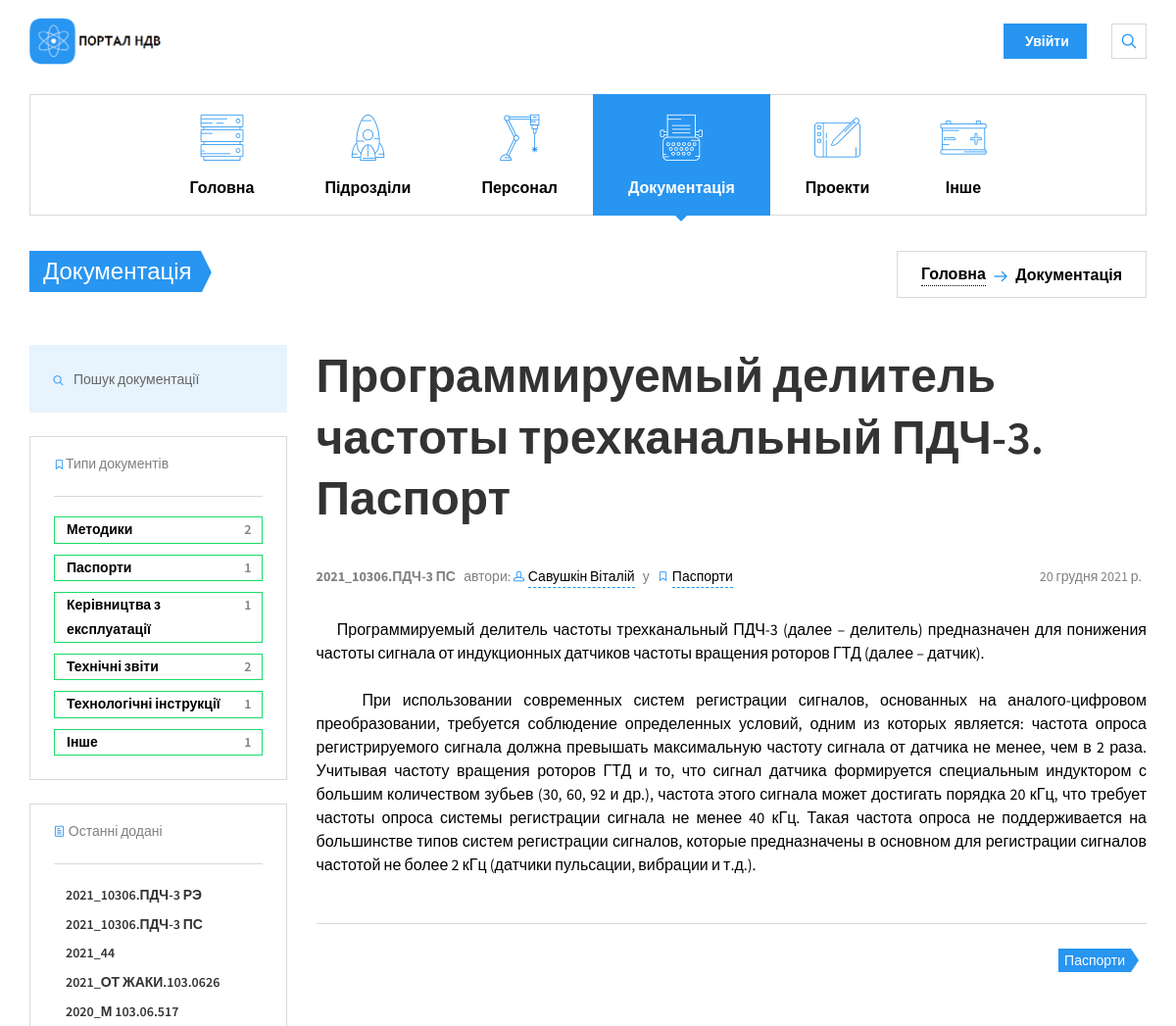
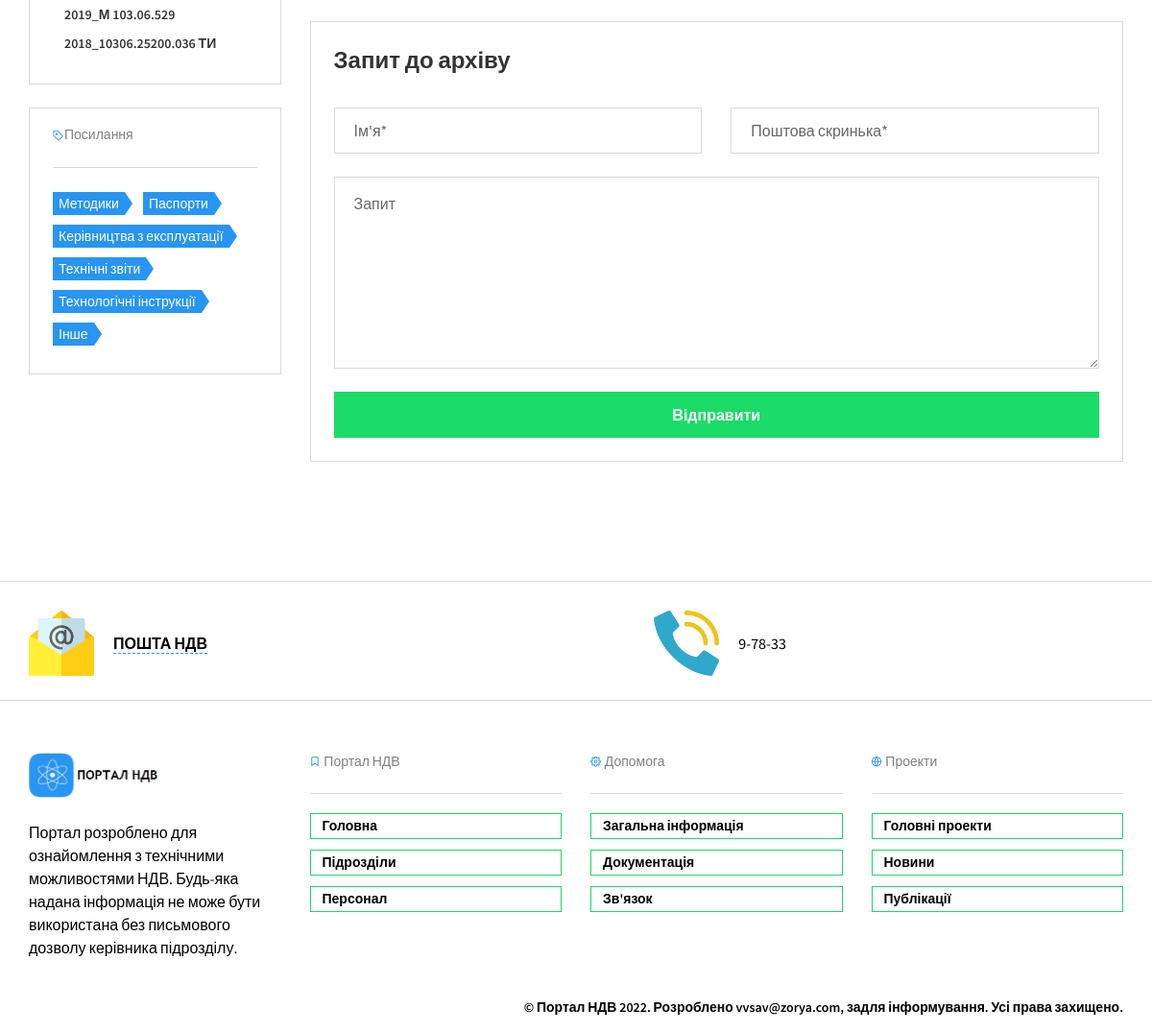
The app's page /docs/programmiruemyj-delitel-chastoty-trehkanalnyj-pdch-3-pasport/ with its own data (2 pictures, top to bottom).
### nio_app/models.py (models this page shows, shortened)
class Main(models.Model):
    name = models.CharField(max_length=200, help_text='не більше ніж 200 символів',
                            verbose_name='Назва підрозділу')
    abr = models.CharField(max_length=10, help_text='не більше ніж 10 символів',
                           verbose_name='Абрівіатура підрозділу')
    slug = models.SlugField(max_length=200, unique=True, verbose_name='URL', db_index=True)
    divisions = models.ManyToManyField('Divisions', verbose_name='Підрозділи')
    description = models.TextField(max_length=5000, help_text='Введіть короткий опис підрозділу',
                                   verbose_name='Опис підрозділу')
    num_staff = models.IntegerField(verbose_name='Кількість персоналу', null=True, blank=True)
    num_projects = models.IntegerField(verbose_name='Кількість проектів', null=True, blank=True)
    num_docs = models.IntegerField(verbose_name='Загальна кількість документації', null=True, blank=True)
    boss = models.CharField(max_length=200, help_text='не більше ніж 200 символів',
                            verbose_name='ПІБ керівника')
    photo = models.ImageField(upload_to="workers_foto/", verbose_name="Фото")
    objects = models.Manager()
    """Визначення загальної кількості персоналу"""
    def staff(self):
        num = 0
        for d in self.divisions.all():
            if d.num_staff:
                num += d.num_staff
                self.num_staff = num
            else:
                self.num_staff = 0
        return self.num_staff
    staff.short_description = 'Загальна кількість персоналу'
    class Meta:
        verbose_name = 'Загальна інфо'
        verbose_name_plural = 'Загальна інфо'

class Documents(models.Model):
    CHOICES_DOC_TYPE = (
        ("M", "Методики"), ("P", "Паспорти"), ("KE", "Керівництва з експлуатації"), ("TD", "Техничні довідки"),
        ("ZT", "Технічні звіти"), ("TI", "Технологічні інструкції"), ("I", "Інше"), (None, "Тип"))
    CHOICES_STATUS = (("Р", "Розробка"), ("У", "Узгодження"), ("В", "Впроваджено"), (None, "Статус"))
    year = models.CharField(max_length=4, help_text="Введіть рік випуску",
                            verbose_name="Рік випуску", null=True)
    number = models.CharField(max_length=20, help_text="Введіть номер документу",
                            verbose_name="Номер документа", null=True)
    name = models.CharField(max_length=500, help_text="Введіть назву документу",
                            verbose_name="Назва документа")
    description = models.TextField(max_length=5000, help_text='Введіть короткий опис документа (мета)',
                                   verbose_name='Опис документа', null=True)
    slug = models.SlugField(max_length=500, unique=True, verbose_name='URL', db_index=True)
    div = models.ForeignKey(Divisions, on_delete=models.SET_NULL, null=True, verbose_name='Назва підрозділу',
                            related_name='div')
    author = models.ManyToManyField(Staff, verbose_name='Автор', help_text="Оберіть автора/авторів документу",
                                    related_name='authors')
    type = models.CharField(max_length=50, help_text="Оберіть тип документу",
                            verbose_name="Тип документу", choices=CHOICES_DOC_TYPE)
    status = models.CharField(max_length=50, help_text="Поточний статус документу",
                              verbose_name="Статус документу", choices=CHOICES_STATUS)
    def directory_path(instance, filename):
        return f'archives/{instance.div.slug}/{instance.type}/{filename}'
    doc = models.FileField(upload_to=directory_path)
    release_date = models.DateField(help_text="Введіть дату впровадження", verbose_name="Дата впровадження",
                                    blank=True, null=True)
    objects = models.Manager()
    def display_author(self):
        return ', '.join([self.staff.fio.split()[0] for self.staff in self.author.all()])
    display_author.short_description = 'Автори'
    def file_load(self):
        self.doc.upload_to = f'archives/{self.div.slug}/{self.type}/'
        return self.doc.upload_to
    file_load.short_description = 'Розташування файлу'
    class Meta:
        verbose_name = 'Документація'
        verbose_name_plural = 'Документація'
        ordering = ['-release_date']

class Staff(models.Model):
    fio = models.CharField(max_length=100, help_text='не більше ніж 100 символів',
                           verbose_name='ПІБ')
    slug = models.SlugField(max_length=100, unique=True, verbose_name='URL', db_index=True)
    div = models.ForeignKey(Divisions, on_delete=models.SET_NULL, verbose_name='Підрозділ', null=True)
    tabel = models.CharField(max_length=5, help_text='не більше ніж 5 символів', verbose_name='Табельный номер',
                             unique=True)
    prof = models.CharField(max_length=100, help_text='не більше ніж 100 символів',
                            verbose_name='Посада')
    oklad = models.IntegerField(verbose_name='Оклад')
    birthday = models.DateField(verbose_name="Дата народження", blank=True)
    phone = models.CharField(max_length=18, help_text='формат +38(ХХХ)-ХХХ-ХХ-ХХ',
                             verbose_name='Номер телефону')
    adress = models.CharField(max_length=100, help_text='формат пр/вул/провулок ХХХХХ д.ХХ кв.ХХ',
                              verbose_name='Домашня адреса')
    photo = models.ImageField(upload_to="workers_foto/", verbose_name="Фото")
    objects = models.Manager()
    class Meta:
        verbose_name = 'Персонал'
        verbose_name_plural = 'Персонал'
        ordering = ['fio']

### nio_app/views.py (the view)
# urls.py: path('docs/<slug:slug>/', DocDetail.as_view(), name='doc_single'),
class DocDetail(DetailView):
    model = Documents
    template_name = 'nio_app/docs/doc_single.html'
    extra_context = CONTEXT
    def get_queryset(self):
        return Documents.objects.filter(slug=self.kwargs['slug'])

### nio_app/models.py (called while the page is built)
    def save(
            self, force_insert=False, force_update=False, using=None, update_fields=None
    ):
        super().save()
        self.num_staff = len(Staff.objects.filter(div_id=self.pk))
        self.num_projects = len(Projects.objects.filter(div_id=self.pk))
        self.num_docs = len(Documents.objects.filter(div_id=self.pk))
        super().save(force_insert=False, force_update=True, using=using, update_fields=update_fields)

### nio_app/templates/nio_app/docs/doc_single.html (shortened to what this page needs)
{% extends 'nio_app/base_portal.html' %}
{% load static %}
{% block main %}
<li class="menu-item-has-children">
  {% endblock main %}
  {% block divs %}
<li class="menu-item-has-children">
  {% endblock divs %}
  {% block staff %}
<li class="menu-item-has-children">
  {% endblock staff %}
  {% block docs %}
<li class="menu-item-has-children current-menu-item">
  {% endblock docs %}
  {% block projects %}
<li class="menu-item-has-children">
  {% endblock projects %}
  {% block other %}
<li class="menu-item-has-children">
  {% endblock other %}
{% block content %}
<section class="page-title">
  <div class="container">
    <div class="inner">
      <div class="column">
        <div class="title">
          <a href="{% url 'nio_app:docs' %}">
          <h1>Документація</h1>
          </a>
        </div>
      </div>
      <div class="column">
        <div class="breadcrumbs">
          <a href="{% url 'nio_app:index_portal' %}">Головна</a>
          <span class="delimiter"><i class="icon-arrow-right"></i></span>
          <span>Документація</span>
        </div>
      </div>
    </div>
  </div>
</section>
<div class="container">
  <div class="row">
    <div class="col-lg-9 col-md-8 col-lg-push-3 col-md-push-4">
      <h2>{{documents.name}}</h2>
      <div class="post-meta">
        <div class="column">
              <span>
                <strong>{{ documents.year }}_{{ documents.number }}</strong>
              </span>
              <span>
                  автори:
                {% for a in documents.author.all %}
                <i class="icon-head"></i>
                <a href="{% url 'nio_app:filter' %}?divs={{a.div_id}}&prof={{a.prof}}">
                    {{ a.fio }}</a>
                {% endfor %}
              </span>
              <span>у</span>
              <span>
                <i class="icon-ribbon"></i>
                <a href="{% url 'nio_app:docs_type' documents.type %}">{{ documents.get_type_display }}</a>
              </span>
            </div>
        <div class="column"><span>{{ documents.release_date }}</span></div>
      </div>
      <p>{{ documents.description|safe }}</p>
      <div class="post-tools space-top-2x">
        <div class="column">
          <div class="tags-links">
            <a href="{% url 'nio_app:docs_type' documents.type %}">{{ documents.get_type_display }}</a>
          </div>
        </div>
      </div>
      <div class="comments-area space-top-3x">
        <div class="comment-respond">
          <h4 class="comment-reply-title">Запит до архіву</h4>
          <form method="post" class="row" autocomplete="off">
          <div class="col-sm-6">
            <input type="text" class="form-control" placeholder="Ім'я*" required>
          </div>
          <div class="col-sm-6">
            <input type="email" class="form-control" placeholder="Поштова скринька*" required>
          </div>
          <div class="col-sm-12">
            <textarea class="form-control" rows="7" placeholder="Запит"></textarea>
          </div>
          <div class="col-sm-12">
            <button type="submit" class="btn btn-primary btn-block space-top-none space-bottom-none">Відправити</button>
          </div>
        </form>
        </div>
    </div>
  </div>
        {% include 'nio_app/include/sidebar_docs.html' %}
  </div>
</div>
{% endblock content %}

### nio_app/templates/nio_app/base_portal.html (shortened to what this page needs)
<!DOCTYPE html>
<html>
<head>
  {% load static %}
  <link href="{% static 'nio_app/masterslider/style/masterslider.css' %}" rel="stylesheet" media="screen">
  <link href="{% static 'nio_app/css/styles.min.css' %}" rel="stylesheet" media="screen">
</head>
<body class="is-preloader preloading">
  <div class="page-wrapper">
    <header class="navbar navbar-sticky">
        {% include 'nio_app/include/header.html' %}
  {% for m in main %}
  <div class="container">
    <nav class="main-navigation">
      <ul class="menu">
        {% block main %}{% endblock main %}
          <a href="#" id="nav_header"><i class="flaticon-technology46"></i>Головна</a>
        </li>
        {% block divs %}{% endblock divs %}
          <a href="#"><i class="flaticon-space-ship2"></i>Підрозділи</a>
        </li>
        {% block staff %}{% endblock staff %}
          <a href="#"><i class="flaticon-technological"></i>Персонал</a>
        </li>
        {% block docs %}{% endblock docs %}
          <a href="#"><i class="flaticon-writing50"></i>Документація</a>
        </li>
        {% block projects %}{% endblock projects %}
          <a href="#"><i class="flaticon-drawing33"></i>Проекти</a>
        </li>
        {% block other %}{% endblock other %}
          <a href="#"><i class="flaticon-positive"></i>Інше</a>
        </li>
      </ul>
    </nav>
  </div>
  {% endfor %}
</header>
      {% block content %}
      {%  endblock content %}
{% include 'nio_app/include/footer.html' %}
</body>
</html>

### nio_app/templates/nio_app/include/sidebar_docs.html (shortened to what this page needs)
{% load static %}
<div class="col-lg-3 col-md-4 col-lg-pull-9 col-md-pull-8">
    <aside class="sidebar">
        <section class="widget widget_search">
            <form method="get" class="search-box" action="{% url 'nio_app:search_docs' %}">
                <input type="text" class="form-control" name="search_docs" placeholder="Пошук документації">
            <button type="submit"><i class="icon-search"></i></button>
            </form>
        </section>
        <section class="widget widget_categories">
            <h3 class="widget-title"><i class="icon-ribbon"></i>Типи документів
            </h3>
            <ul>{% for d in dt %}
                <li><a href="{% url 'nio_app:docs_type' d.0 %}">{{ d.1 }}<span>{{ d.2 }}</span></a>
                </li>
                {% endfor %}
            </ul>
        </section>
        <section class="widget widget_recent_posts">
            <h3 class="widget-title"><i class="icon-paper"></i>
                Останні додані
            </h3>
            {% for d in docs_all|slice:":7" %}
            <div class="item" style="margin-bottom: 6px">
                <div class="info">
                    <h4><a href="{% url 'nio_app:doc_single' d.slug %}">{{ d.year }}_{{ d.number }}</a></h4>
                </div>
            </div>
            {% endfor %}
        </section>
        <section class="widget widget_tag_cloud">
            <h3 class="widget-title"><i class="icon-tag"></i>Посилання
            </h3>
            {% for d in dt %}
            <a href="{% url 'nio_app:docs_type' d.0 %}">{{ d.1 }}</a>
            {% endfor %}
        </section>
    </aside>
</div>

### records on screen
Documents: name "Программируемый делитель частоты трехканальный ПДЧ-3. Паспорт", year "2021", number "10306.ПДЧ-3 ПС", type "Паспорти", release_date "20 грудня 2021 р.", description "Программируемый делитель частоты трехканальный ПДЧ-3 (далее – делитель) предназначен для понижения частоты сигнала от индукционных датчиков частоты вращения роторов ГТД (далее – датчик). При использовании современных систем регистрации сигналов, основанных на аналого-цифровом преобразовании, требуется соблюдение определенных условий, одним из которых является: частота опроса регистрируемого сигнала должна превышать максимальную частоту сигнала от датчика не менее, чем в 2 раза. Учитывая частоту вращения роторов ГТД и то, что сигнал датчика формируется специальным индуктором с большим количеством зубьев (30, 60, 92 и др.), частота этого сигнала может достигать порядка 20 кГц, что требует…"
Staff: fio "Савушкін Віталій"
Documents: year "2021", number "10306.ПДЧ-3 РЭ"
Documents: year "2021", number "44"
Documents: year "2021", number "ОТ ЖАКИ.103.0626"
Documents: year "2020", number "М 103.06.517"
Documents: year "2019", number "М 103.06.529"
Documents: year "2018", number "10306.25200.036 ТИ"

### other values on screen
{{ d.1 }} "Методики" "Паспорти" "Керівництва з експлуатації" "Технічні звіти" "Технологічні інструкції" "Інше"
{{ d.2 }} "2" "1" "1" "2" "1" "1"
